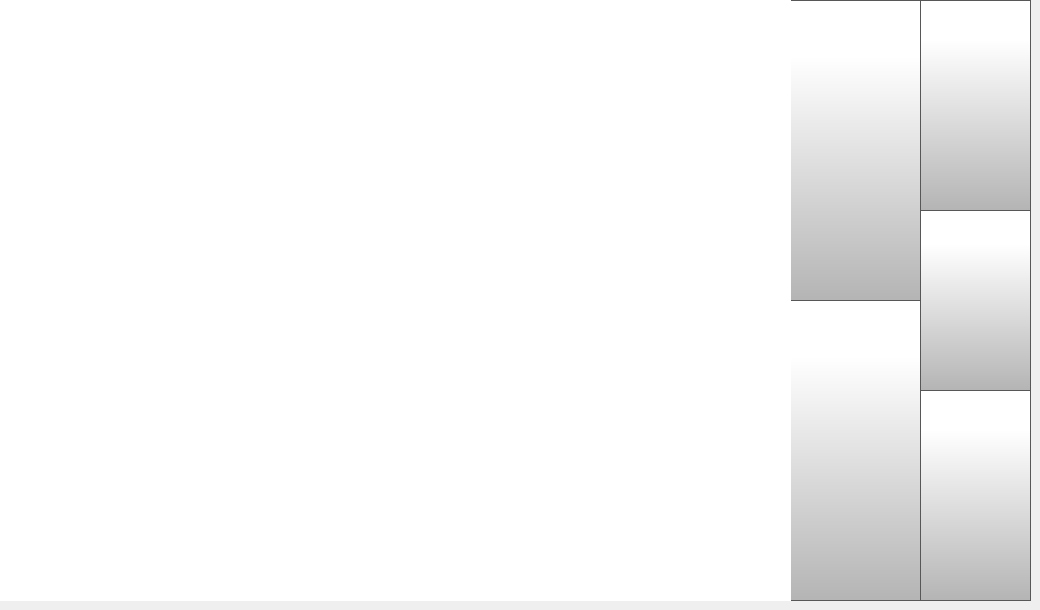
   <widget class="QWidget" name="fileListLocalPage">
    <widget class="QPushButton" name="localStorageBackButton">
     <property name="geometry">
      <rect>
       <x>920</x>
       <y>390</y>
       <width>111</width>
       <height>211</height>
      </rect>
     </property>
     <property name="minimumSize">
      <size>
       <width>0</width>
       <height>0</height>
      </size>
     </property>
     <property name="font">
      <font>
       <family>Gotham Light</family>
       <pointsize>20</pointsize>
      </font>
     </property>
     <property name="styleSheet">
      <string notr="true">QPushButton {
        border: 1px solid rgb(87, 87, 87);
	background-color: qlineargradient(spread:pad, x1:0, y1:1, x2:0, y2:0.188, stop:0 rgba(180, 180, 180, 255), stop:1 rgba(255, 255, 255, 255));


}

QPushButton:pressed {
    background-color: qlineargradient(x1: 0, y1: 0, x2: 0, y2: 1,
                                      stop: 0 #dadbde, stop: 1 #f6f7fa);
}

QPushButton:flat {
    border: none; /* no border for a flat push button */
}

QPushButton:default {
    border-color: navy; /* make the default button prominent */
}

QPushButton:focus {
	outline: none;
}</string>
     </property>
     <property name="text">
      <string/>
     </property>
     <property name="icon">
      <iconset resource="../resources/resource.qrc">
       <normaloff>:/Navigation/img/Navigation/arrows-4.png</normaloff>:/Navigation/img/Navigation/arrows-4.png</iconset>
     </property>
     <property name="iconSize">
      <size>
       <width>70</width>
       <height>70</height>
      </size>
     </property>
     <property name="checkable">
      <bool>false</bool>
     </property>
     <property name="autoDefault">
      <bool>false</bool>
     </property>
     <property name="default">
      <bool>false</bool>
     </property>
     <property name="flat">
      <bool>false</bool>
     </property>
    </widget>
    <widget class="QPushButton" name="localStorageScrollDown">
     <property name="geometry">
      <rect>
       <x>790</x>
       <y>300</y>
       <width>131</width>
       <height>301</height>
      </rect>
     </property>
     <property name="minimumSize">
      <size>
       <width>0</width>
       <height>0</height>
      </size>
     </property>
     <property name="font">
      <font>
       <family>Gotham Light</family>
       <pointsize>20</pointsize>
      </font>
     </property>
     <property name="styleSheet">
      <string notr="true">QPushButton {
     border: 1px solid rgb(87, 87, 87);
	background-color: qlineargradient(spread:pad, x1:0, y1:1, x2:0, y2:0.188, stop:0 rgba(180, 180, 180, 255), stop:1 rgba(255, 255, 255, 255));


}

QPushButton:pressed {
    background-color: qlineargradient(x1: 0, y1: 0, x2: 0, y2: 1,
                                      stop: 0 #dadbde, stop: 1 #f6f7fa);
}

QPushButton:flat {
    border: none; /* no border for a flat push button */
}

QPushButton:default {
    border-color: navy; /* make the default button prominent */
}

QPushButton:focus {
	outline: none;
}</string>
     </property>
     <property name="text">
      <string/>
     </property>
     <property name="icon">
      <iconset resource="../resources/resource.qrc">
       <normaloff>:/Navigation/img/Navigation/arrows-5.png</normaloff>:/Navigation/img/Navigation/arrows-5.png</iconset>
     </property>
     <property name="iconSize">
      <size>
       <width>70</width>
       <height>70</height>
      </size>
     </property>
     <property name="checkable">
      <bool>false</bool>
     </property>
     <property name="autoRepeat">
      <bool>true</bool>
     </property>
     <property name="autoExclusive">
      <bool>false</bool>
     </property>
     <property name="autoDefault">
      <bool>false</bool>
     </property>
     <property name="default">
      <bool>false</bool>
     </property>
     <property name="flat">
      <bool>false</bool>
     </property>
    </widget>
    <widget class="QPushButton" name="localStorageSelectButton">
     <property name="geometry">
      <rect>
       <x>920</x>
       <y>0</y>
       <width>111</width>
       <height>211</height>
      </rect>
     </property>
     <property name="minimumSize">
      <size>
       <width>0</width>
       <height>0</height>
      </size>
     </property>
     <property name="font">
      <font>
       <family>Gotham Light</family>
       <pointsize>20</pointsize>
      </font>
     </property>
     <property name="styleSheet">
      <string notr="true">QPushButton {
     border: 1px solid rgb(87, 87, 87);
	background-color: qlineargradient(spread:pad, x1:0, y1:1, x2:0, y2:0.188, stop:0 rgba(180, 180, 180, 255), stop:1 rgba(255, 255, 255, 255));


}

QPushButton:pressed {
    background-color: qlineargradient(x1: 0, y1: 0, x2: 0, y2: 1,
                                      stop: 0 #dadbde, stop: 1 #f6f7fa);
}

QPushButton:flat {
    border: none; /* no border for a flat push button */
}

QPushButton:default {
    border-color: navy; /* make the default button prominent */
}

QPushButton:focus {
	outline: none;
}</string>
     </property>
     <property name="text">
      <string/>
     </property>
     <property name="icon">
      <iconset resource="../resources/resource.qrc">
       <normaloff>:/Icons/img/icons/verification-mark.png</normaloff>:/Icons/img/icons/verification-mark.png</iconset>
     </property>
     <property name="iconSize">
      <size>
       <width>70</width>
       <height>70</height>
      </size>
     </property>
     <property name="checkable">
      <bool>false</bool>
     </property>
     <property name="autoDefault">
      <bool>false</bool>
     </property>
     <property name="default">
      <bool>false</bool>
     </property>
     <property name="flat">
      <bool>false</bool>
     </property>
    </widget>
    <widget class="QPushButton" name="localStorageScrollUp">
     <property name="geometry">
      <rect>
       <x>790</x>
       <y>0</y>
       <width>131</width>
       <height>301</height>
      </rect>
     </property>
     <property name="minimumSize">
      <size>
       <width>0</width>
       <height>0</height>
      </size>
     </property>
     <property name="font">
      <font>
       <family>Gotham Light</family>
       <pointsize>20</pointsize>
      </font>
     </property>
     <property name="styleSheet">
      <string notr="true">QPushButton {

     border: 1px solid rgb(87, 87, 87);
	background-color: qlineargradient(spread:pad, x1:0, y1:1, x2:0, y2:0.188, stop:0 rgba(180, 180, 180, 255), stop:1 rgba(255, 255, 255, 255));

}

QPushButton:pressed {
    background-color: qlineargradient(x1: 0, y1: 0, x2: 0, y2: 1,
                                      stop: 0 #dadbde, stop: 1 #f6f7fa);
}

QPushButton:flat {
    border: none; /* no border for a flat push button */
}

QPushButton:default {
    border-color: navy; /* make the default button prominent */
}

QPushButton:focus {
	outline: none;
}</string>
     </property>
     <property name="text">
      <string/>
     </property>
     <property name="icon">
      <iconset resource="../resources/resource.qrc">
       <normaloff>:/Navigation/img/Navigation/arrows.png</normaloff>:/Navigation/img/Navigation/arrows.png</iconset>
     </property>
     <property name="iconSize">
      <size>
       <width>70</width>
       <height>70</height>
      </size>
     </property>
     <property name="checkable">
      <bool>false</bool>
     </property>
     <property name="autoRepeat">
      <bool>true</bool>
     </property>
     <property name="autoExclusive">
      <bool>false</bool>
     </property>
     <property name="autoDefault">
      <bool>false</bool>
     </property>
     <property name="default">
      <bool>false</bool>
     </property>
     <property name="flat">
      <bool>false</bool>
     </property>
    </widget>
    <widget class="QPushButton" name="localStorageDeleteButton">
     <property name="geometry">
      <rect>
       <x>920</x>
       <y>210</y>
       <width>111</width>
       <height>181</height>
      </rect>
     </property>
     <property name="minimumSize">
      <size>
       <width>0</width>
       <height>0</height>
      </size>
     </property>
     <property name="font">
      <font>
       <family>Gotham Light</family>
       <pointsize>20</pointsize>
      </font>
     </property>
     <property name="styleSheet">
      <string notr="true">QPushButton {
     border: 1px solid rgb(87, 87, 87);
	background-color: qlineargradient(spread:pad, x1:0, y1:1, x2:0, y2:0.188, stop:0 rgba(180, 180, 180, 255), stop:1 rgba(255, 255, 255, 255));

}

QPushButton:pressed {
    background-color: qlineargradient(x1: 0, y1: 0, x2: 0, y2: 1,
                                      stop: 0 #dadbde, stop: 1 #f6f7fa);
}

QPushButton:flat {
    border: none; /* no border for a flat push button */
}

QPushButton:default {
    border-color: navy; /* make the default button prominent */
}

QPushButton:focus {
	outline: none;
}</string>
     </property>
     <property name="text">
      <string/>
     </property>
     <property name="icon">
      <iconset resource="../resources/resource.qrc">
       <normaloff>:/Icons/img/icons/delete.png</normaloff>:/Icons/img/icons/delete.png</iconset>
     </property>
     <property name="iconSize">
      <size>
       <width>70</width>
       <height>70</height>
      </size>
     </property>
     <property name="checkable">
      <bool>false</bool>
     </property>
     <property name="autoDefault">
      <bool>false</bool>
     </property>
     <property name="default">
      <bool>false</bool>
     </property>
     <property name="flat">
      <bool>false</bool>
     </property>
    </widget>
    <widget class="QListWidget" name="fileListWidgetLocal">
     <property name="geometry">
      <rect>
       <x>0</x>
       <y>0</y>
       <width>791</width>
       <height>601</height>
      </rect>
     </property>
     <property name="font">
      <font>
       <family>Gotham</family>
       <pointsize>20</pointsize>
      </font>
     </property>
     <property name="styleSheet">
      <string notr="true">

QListView {
    show-decoration-selected: 1; /* make the selection span the entire width
 of the view */
	background-color: rgb(255, 255, 255);
outline: none;
}

QListView::item:!selected {
	color: black;
outline: none;
}

QListView::item:selected {
    border:  rgb(182, 182, 182);
	color: rgb(255, 255, 255);
	background-color: rgb(40, 40, 40);
outline: none;
}

QListView::item:selected:!active {
     border: 1px solid rgb(182, 182, 182);
	background-color: rgb(40,40,40);
outline: none;

}

QListView::item:selected:active {
     border: 1px solid  rgb(182, 182, 182);
	background-color: rgb(40,40,40);
outline: none;
}

QListView::item:selected:focus {
	outline: none;
}
</string>
     </property>
     <property name="frameShape">
      <enum>QFrame::NoFrame</enum>
     </property>
     <property name="frameShadow">
      <enum>QFrame::Plain</enum>
     </property>
     <property name="verticalScrollBarPolicy">
      <enum>Qt::ScrollBarAlwaysOff</enum>
     </property>
     <property name="horizontalScrollBarPolicy">
      <enum>Qt::ScrollBarAlwaysOff</enum>
     </property>
     <property name="autoScrollMargin">
      <number>4</number>
     </property>
     <property name="verticalScrollMode">
      <enum>QAbstractItemView::ScrollPerItem</enum>
     </property>
     <property name="spacing">
      <number>8</number>
     </property>
    </widget>
   </widget>
